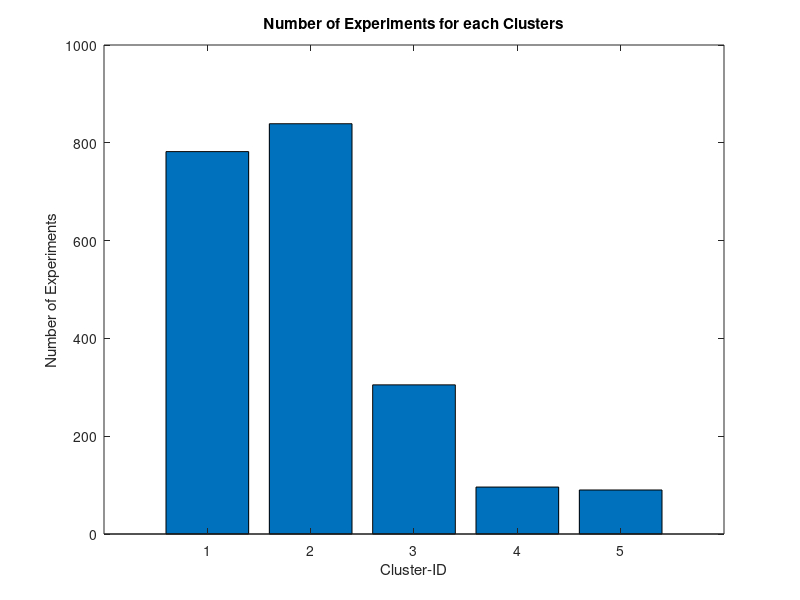
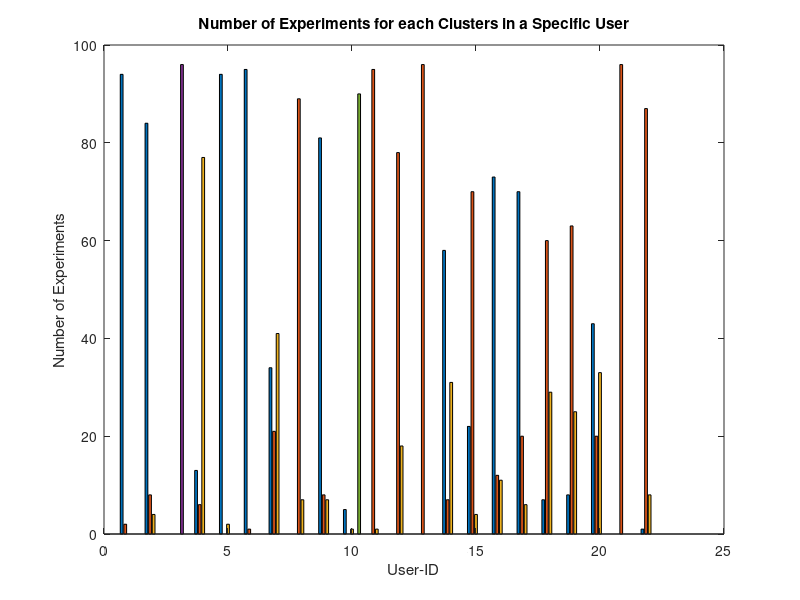

Write the MATLAB code that produced these figures, in order. (Note: this script raises an error after producing the figures.)
clear all, close all, clc
addpath("data")
addpath("functions")
filtering=1; %apply Gaussian filter if it's equal to 1.

if filtering
    load('clusters_3d_after_filtering.mat');
else
    load('clusters_3d.mat');
end

num_users=22;
num_votes=5; %from 1 to 5.
num_zones=2; %edge/all
num_levels=4;%4 different kind of noise levels
num_distortions=3; %DG-DR-DS
num_exp=96;
num_clusters=max(clusters_3d);
I=4;
grid_I_x = [-6:1/I:6];
grid_I_y = [-6:1/I:6];
grid_I_z = [5:1/I:9];
Nx=length(grid_I_x);
Ny=length(grid_I_y);
Nz=length(grid_I_z);

% 1)Number of Experiments for each Clusters

for i=1:max(clusters_3d) %i is from 1 to number of clusters
    n_of_exp_for_each_clusters (1,i) = sum(clusters_3d(:) == i);
end

figure;bar(n_of_exp_for_each_clusters)
title('Number of Experiments for each Clusters')
xlabel('Cluster-ID')
ylabel('Number of Experiments')

% 2)Number of Experiments for each Clusters in a User

clusters_seperated = reshape(clusters_3d,num_exp,num_users);

for j=1:num_users
    for i=1:max(clusters_3d) %i is from 1 to number of clusters
        n_of_exp_for_each_clusters_in_a_user (j,i) = sum(clusters_seperated(:,j) == i);
    end
end

figure;bar(n_of_exp_for_each_clusters_in_a_user)
title('Number of Experiments for each Clusters in a Specific User')
xlabel('User-ID')
ylabel('Number of Experiments')

legend_names=string(zeros(1,num_clusters));
for i=1:num_clusters
    legend_names(1,i)=sprintf('Cluster-%d', i);
end
legend(legend_names)

% 3)Average pattern for each clusters

for i=1:max(clusters_3d) %i is from 1 to number of clusters
    indices {:,i} = find(clusters_3d(:) == i);%indices of the experiments seperated to cluster-id
end

load('info_matrix_3d.mat');
load('snn.mat'); %sparse 3d matrix of user experiments
load('snn_full.mat'); %full 3d matrix of user experiments

snn_full_in_one_row=[];
for j=1:num_users
    k=snn_full{1,j}(:);
    snn_full_in_one_row=[snn_full_in_one_row;k];
end

snn_full_in_one_row=reshape(snn_full',1,num_users*num_exp);
snn_full_in_one_row=snn_full_in_one_row';

%Sum of the corresponding (the ones have same cluster-id) 3d matrices
%for cluster-id
for cluster_id=1:num_clusters
    H=zeros(Nx,Ny,Nz);
    for i=1:length(indices{1,cluster_id})
        d=snn_full_in_one_row{indices{1,cluster_id}(i),1};
        H=H+d; 
    end
    H=H./length(indices{1,cluster_id});
    figure;
    H = double(squeeze(H));
    H(H==0)=nan;
    h = slice(H, [], [], 1:size(H,3));
    xticks([1:length(grid_I_x)])
    xticklabels(string(grid_I_x))
    yticks([1:length(grid_I_y)])
    yticklabels(string(grid_I_y))
    zticks([1:length(grid_I_z)])
    zticklabels(string(grid_I_z))
    set(h, 'EdgeColor','none', 'FaceColor','interp')
    alpha(1)
    h=colorbar;ylabel(h, 'Time elapsed [s]')
    title(sprintf('Average pattern for Cluster-%d', cluster_id))
    xlabel('x-axis')
    ylabel('z-axis') 
    zlabel('y-axis')
end


% 4)Distribution of votes in each clusters

load('data.mat'); %load information of experiments
votes=data2{:,6}; %accessing vote info in the 6th column
votes_seperated = reshape(votes,num_exp,num_users); %in each column we have votes of experiments ordered to user_id
[row,col]=size(clusters_seperated);
fre_of_votes=zeros(num_clusters, num_votes);

for i=1:col
    for j=1:row
        fre_of_votes(clusters_seperated(j,i),votes_seperated(j,i))=fre_of_votes(clusters_seperated(j,i),votes_seperated(j,i))+1;
    end
end

figure;bar(fre_of_votes)
title('Distribution of Votes in each Clusters')
xlabel('Cluster-ID')
ylabel('Frequency of Votes')
legend('Vote (1)','Vote (2)','Vote (3)','Vote (4)','Vote (5)')

% 5)Distribution of zones in each clusters

% load('data.mat'); %load information of experiments
zones=data2{:,5}; %accessing vote info in the 5th column
zones_seperated = reshape(zones,num_exp,num_users); %in each column we have zones of experiments ordered to user_id
[row,col]=size(clusters_seperated);
fre_of_zones=zeros(num_clusters, num_zones);

for i=1:col
    for j=1:row
        fre_of_zones(clusters_seperated(j,i),zones_seperated(j,i))=fre_of_zones(clusters_seperated(j,i),zones_seperated(j,i))+1;
    end
end

figure;bar(fre_of_zones)
title('Distribution of Zones in each Clusters')
xlabel('Cluster-ID')
ylabel('Frequency of Zones')
legend('All','Edges')

% 6)Distribution of noise levels in each clusters

% load('data.mat'); %load information of experiments
levels=data2{:,4}; %accessing vote info in the 4th column
levels_seperated = reshape(levels,num_exp,num_users); %in each column we have zones of experiments ordered to user_id
[row,col]=size(clusters_seperated);
fre_of_levels=zeros(num_clusters, num_levels);

for i=1:col
    for j=1:row
        fre_of_levels(clusters_seperated(j,i),levels_seperated(j,i))=fre_of_levels(clusters_seperated(j,i),levels_seperated(j,i))+1;
    end
end

figure;bar(fre_of_levels)
title('Distribution of Noise Levels in each Clusters')
xlabel('Cluster-ID')
ylabel('Frequency of Levels')
legend('1','2','3','4')

% 7)Distribution of noise levels in each clusters

% load('data.mat'); %load information of experiments
distortions=data2{:,3}; %accessing vote info in the 3rd column
distortions_seperated = reshape(distortions,num_exp,num_users); %in each column we have zones of experiments ordered to user_id
[row,col]=size(clusters_seperated);
fre_of_distortions=zeros(num_clusters, num_distortions);

for i=1:col
    for j=1:row
        fre_of_distortions(clusters_seperated(j,i),distortions_seperated(j,i))=fre_of_distortions(clusters_seperated(j,i),distortions_seperated(j,i))+1;
    end
end

figure;bar(fre_of_distortions)
title('Distribution of Distortions in each Clusters')
xlabel('Cluster-ID')
ylabel('Frequency of Distortions')
legend('DG','DR','NS')


% 8)Distribution of noise levels+distortion in each clusters
fre_of_distortions_levels_1=zeros(num_clusters, num_levels);
fre_of_distortions_levels_2=zeros(num_clusters, num_levels);
fre_of_distortions_levels_3=zeros(num_clusters, num_levels);
for i=1:col
    for j=1:row
        if distortions_seperated(j,i)=='DG';
            fre_of_distortions_levels_1(clusters_seperated(j,i),levels_seperated(j,i))=fre_of_distortions_levels_1(clusters_seperated(j,i),levels_seperated(j,i))+1;
        elseif distortions_seperated(j,i)=='DR';
            fre_of_distortions_levels_2(clusters_seperated(j,i),levels_seperated(j,i))=fre_of_distortions_levels_1(clusters_seperated(j,i),levels_seperated(j,i))+1;
        else distortions_seperated(j,i)=='NS';
            fre_of_distortions_levels_3(clusters_seperated(j,i),levels_seperated(j,i))=fre_of_distortions_levels_1(clusters_seperated(j,i),levels_seperated(j,i))+1;
        end
    end
end

fre_of_distortions_levels = [fre_of_distortions_levels_1 fre_of_distortions_levels_2 fre_of_distortions_levels_3];
figure;bar(fre_of_distortions_levels)
title('Distribution of Distortions+Levels in each Clusters')
xlabel('Cluster-ID')
ylabel('Frequency of Distortions+Levels')
legend('DG (1)','DG (2)','DG (3)','DG (4)','DR (1)','DR (2)','DR (3)','DR (4)','NS (1)','NS (2)','NS (3)','NS (4)')

%%%%%%%%%%%%%%%%%%%%%%%%%%%%%%%%%%%%%%%%%%%%%%%%%%%%%%%%%%%%%%%%%%%%%%%%%%%%%%%%%%%%%%%%%%%%%%%%%%%%%%%%%%%%%%%%%%%%
% 9)Average patterns in each votes

for i=1:num_votes %i is from 1 to 5
    indices {:,i} = find(votes(:) == i);%indices of the experiments seperated to votes
end

snn_full_in_one_row=[];
for j=1:num_users
    k=snn_full{1,j}(:);
    snn_full_in_one_row=[snn_full_in_one_row;k];
end

snn_full_in_one_row=reshape(snn_full',1,num_users*num_exp);
snn_full_in_one_row=snn_full_in_one_row';

%for vote-id
for vote_id=1:num_votes
    H=zeros(Nx,Ny,Nz);
    for i=1:length(indices{1,vote_id})
        d=snn_full_in_one_row{indices{1,vote_id}(i),1};
        H=H+d; 
    end
    H=H./length(indices{1,vote_id});
    figure;
    %H = double(squeeze(H));
    H(H==0)=nan;
    h = slice(H, [], [], 1:size(H,3));
    xticks([1:length(grid_I_x)])
    xticklabels(string(grid_I_x))
    yticks([1:length(grid_I_y)])
    yticklabels(string(grid_I_y))
    zticks([1:length(grid_I_z)])
    zticklabels(string(grid_I_z))
    set(h, 'EdgeColor','none', 'FaceColor','interp')
    alpha(1)
    h=colorbar;ylabel(h, 'Time elapsed [s]')
    title(sprintf('Average pattern for Vote-%d', vote_id))
    xlabel('x-axis')
    ylabel('z-axis') 
    zlabel('y-axis')
end

